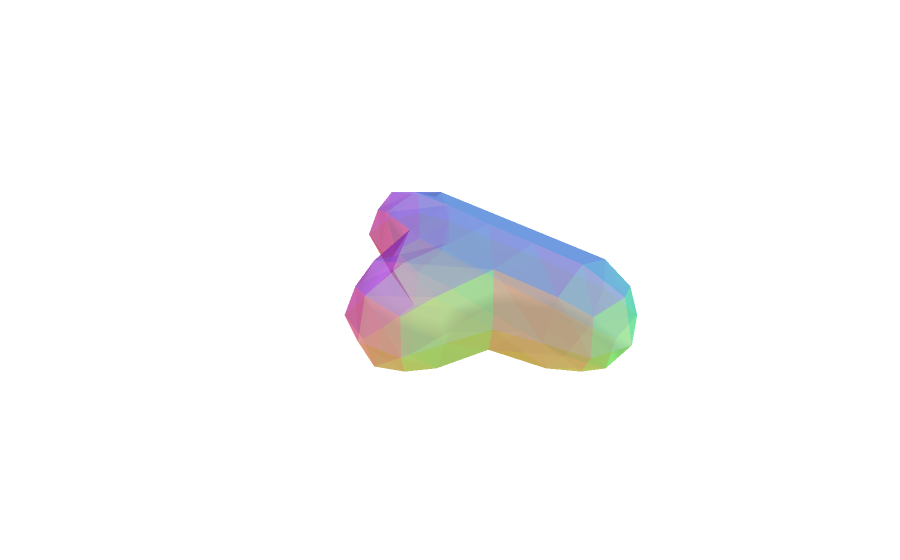

Notebook code cell kept with this figure:
### Code cell
# Plot mesh from: https://colab.research.google.com/drive/1CR_HDvJ2AnjJV3Bf5vwP70K0hx3RcdMb?usp=sharing#scrollTo=kXi90AcckMF5

triangles = np.asarray(scene_mesh.faces)
vertices = np.asarray(scene_mesh.vertices)
colors = None

mesh = o3d.geometry.TriangleMesh()
mesh.vertices = o3d.utility.Vector3dVector(vertices)
mesh.triangles = o3d.utility.Vector3iVector(triangles)

if not mesh.has_vertex_normals(): mesh.compute_vertex_normals()
if not mesh.has_triangle_normals(): mesh.compute_triangle_normals()

if mesh.has_triangle_normals():
    colors = (0.5, 0.5, 0.5) + np.asarray(mesh.triangle_normals) * 0.5
    colors = tuple(map(tuple, colors))
else:
    colors = (1.0, 0.0, 0.0)

import plotly.graph_objects as go

fig = go.Figure(
    data=[
        go.Mesh3d(
            x=vertices[:,0],
            y=vertices[:,1],
            z=vertices[:,2],
            i=triangles[:,0],
            j=triangles[:,1],
            k=triangles[:,2],
            facecolor=colors,
            opacity=0.50)
    ],
    layout=dict(
        scene=dict(
            xaxis=dict(visible=False),
            yaxis=dict(visible=False),
            zaxis=dict(visible=False)
        )
    )
)
fig.show()
